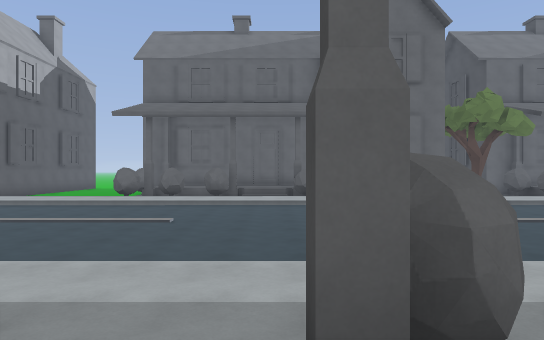
view 1 (above)

24 first-person views from a walk through a 3-D level made in the Godot game engine. The camera is 1.4 m above the floor, looks level and sees 75° across. The floor is counted in squares, 2 m on a side. Each view is taken from the middle of a square. On the plan, view 1 faces up. The plan holds only what a view shows up to about 11 squares ahead; the rest is blank. The place goes on beyond the plan. Surface patterns are stand-ins for the level's own textures.

view 2
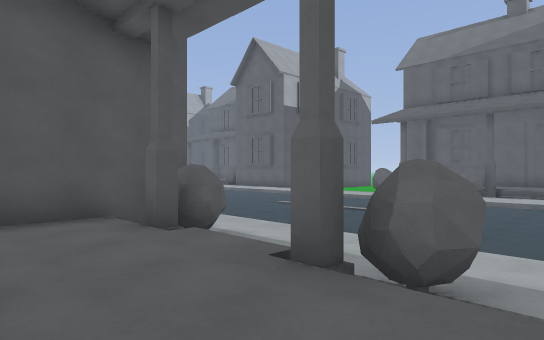

view 3
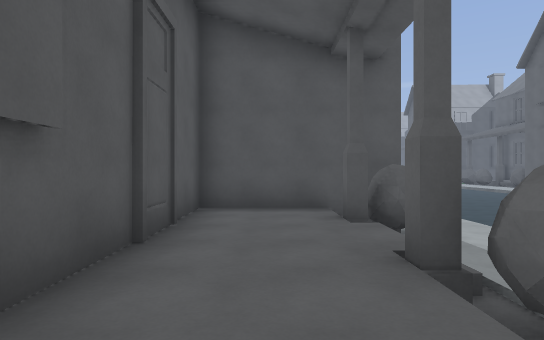

view 4
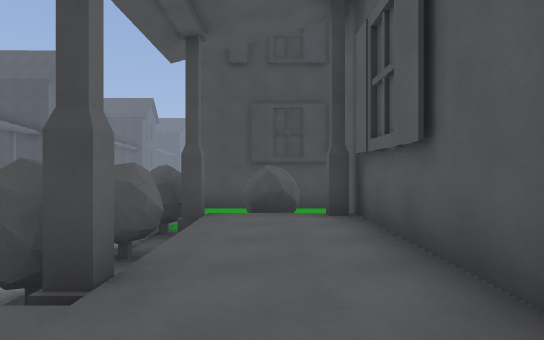

view 5
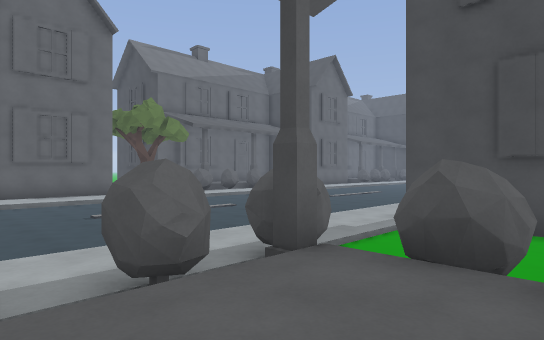

view 6
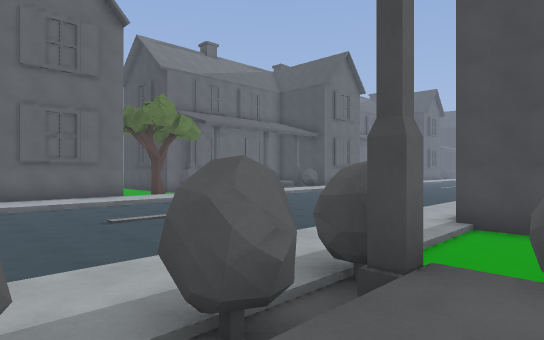

view 7
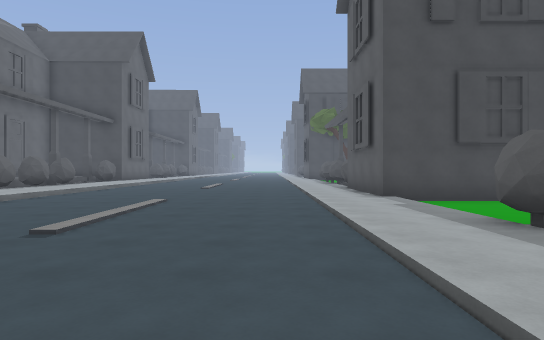

view 8
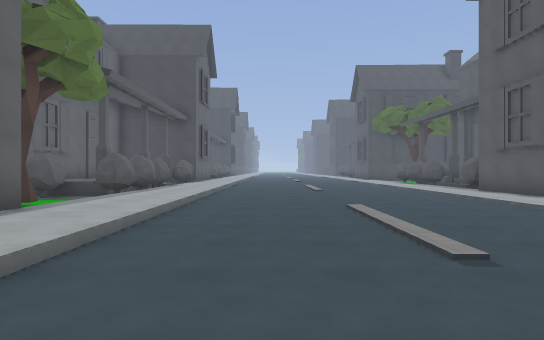

view 9
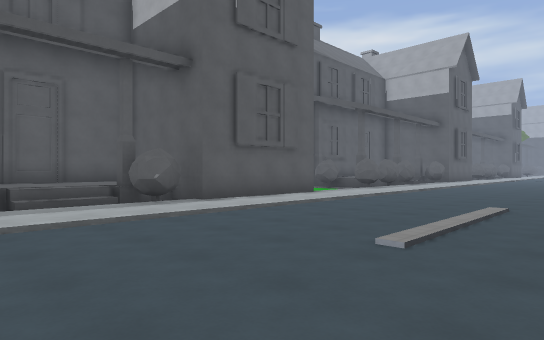

view 10
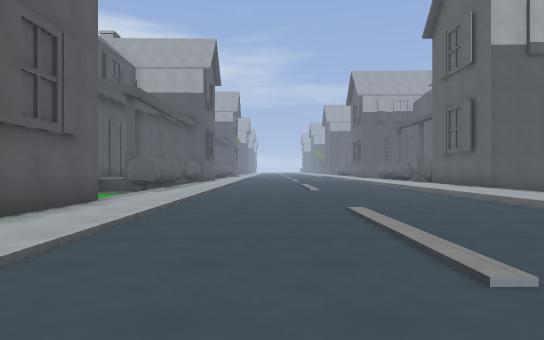

view 11
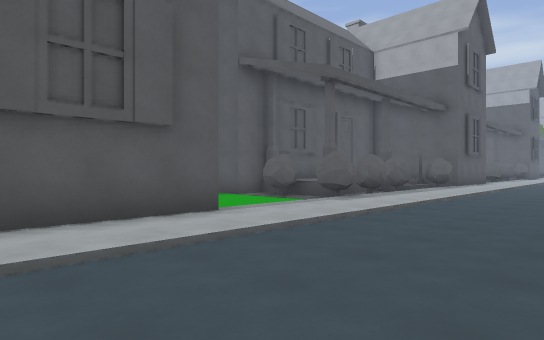

view 12
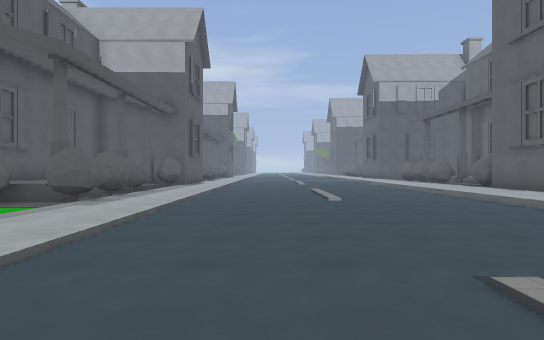

view 13
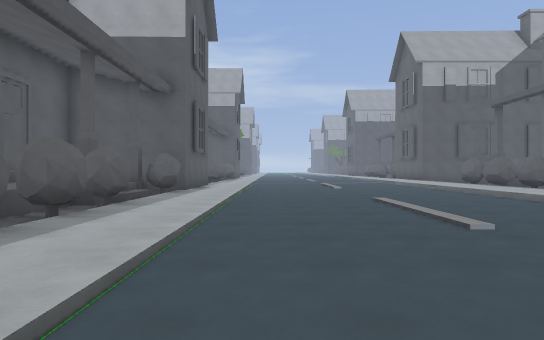

view 14
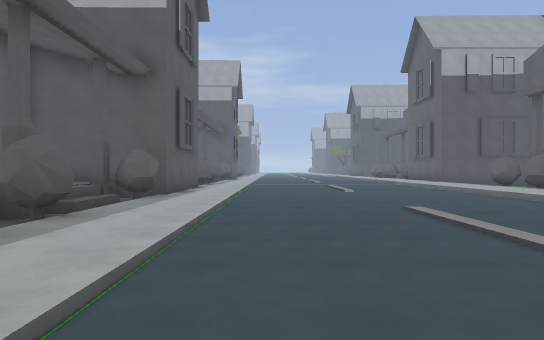

view 15
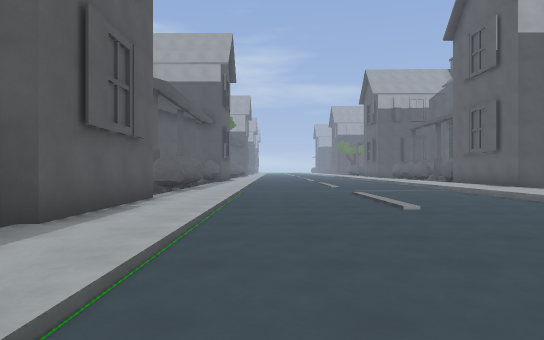

view 16
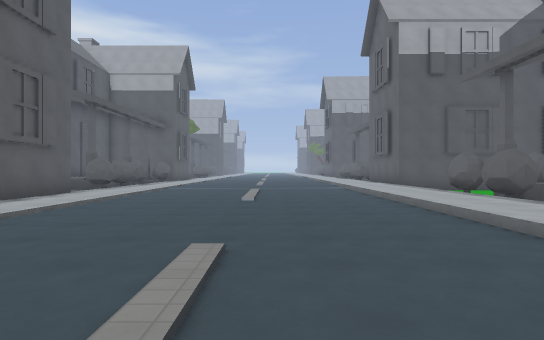

view 17
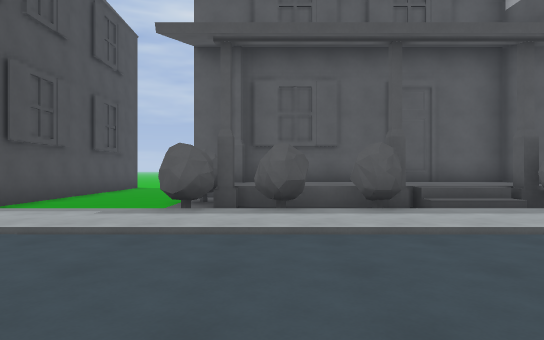

view 18
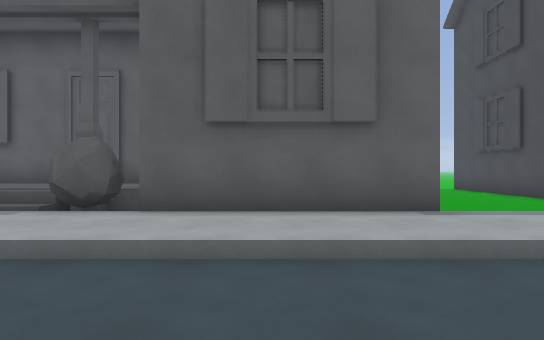

view 19
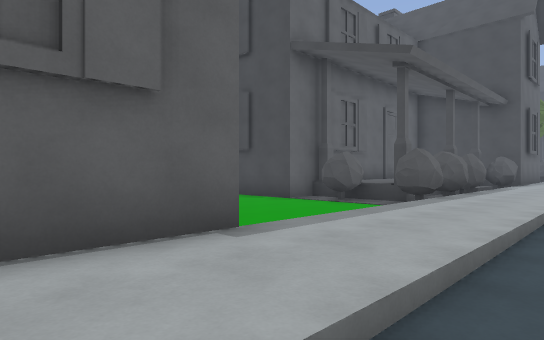

view 20
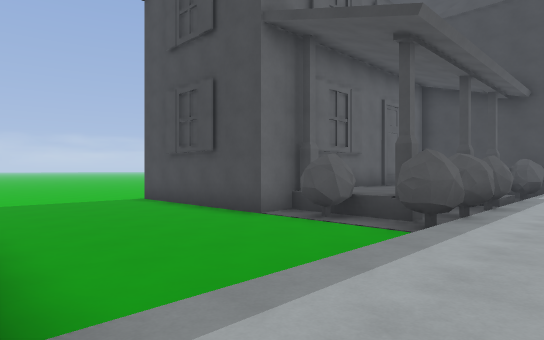

view 21
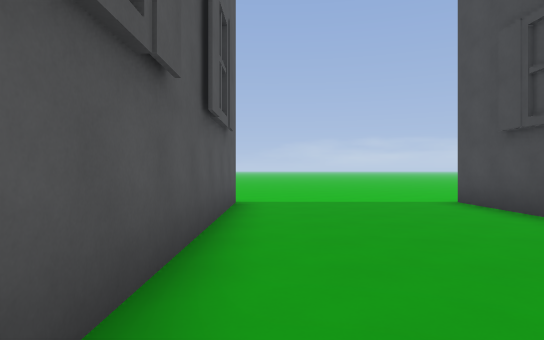

view 22
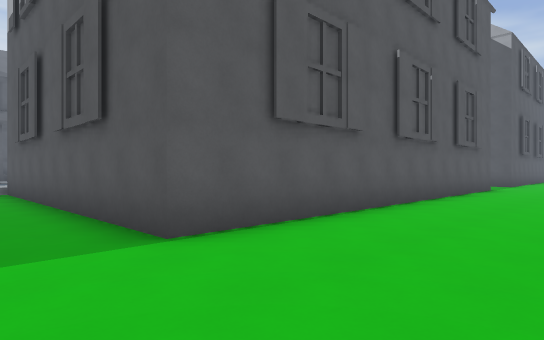

view 23
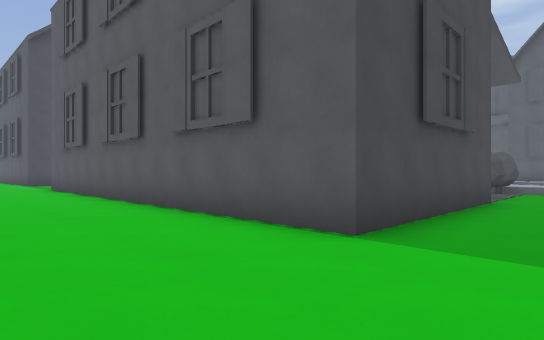

view 24
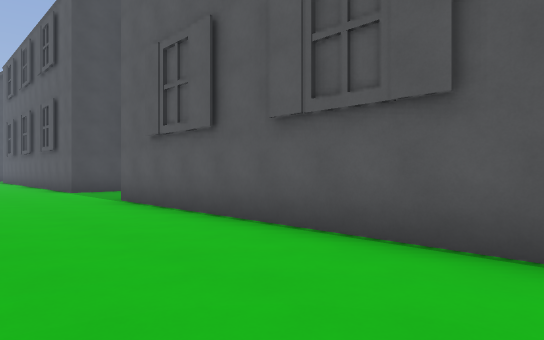

### Floor plan
Key: @ floor where view 1 was taken; # wall or solid block; x gap in a wall; . main floor; : floor 0.25 m higher than the main floor; + floor 0.75 m higher than the main floor; / step, stairs or slope; = window, fence, low wall or low ledge; ^ raised ledge; v drop or lower ground.
Columns run from 26 left of view 1 to 12 right of it. Each row starts with its distance up from view 1.
 25              .......... . ...
 24        ............................
 23      ................................
 22      ................................
 21      ###########....#############...#
 20                #....#
 19                #....#
 18                #....#
 17        ^^^^    #....## ^^^
 16        ++ +    #.....# +++           #
 15     #   + +    #.....#+++          .##
 14     # x /+#    #.....#            #..#
 13    .##.# /######.....##.#//######...###
 12 :::::::::::::::::::::::::::  ::::::::::
 11 :::::::::::::::::::::::::::: ::::::::::
 10 .......................................
  9 .......................................
  8 .......................................
  7 .......................................
  6 .......................................
  5 .......................................
  4 ///////////////////////////////////////
  3 .........//..............//............
  2 #//######//#/###///####x#//####////####
  1        ##++#=##....#  #v++/####....#
  0        #++++++##...#  ^+++@+++#....#
 -1        #++++++#....#  ^++++++#.  ..#
 -2        ^^^^^^^##...#   ^^^^^^ #    #

Where each view was taken, in squares from view 1:
view 1: 0 up, 0 right, facing up
view 2: 1 down, 2 right, facing up-left
view 3: 0 up, 3 right, facing left
view 4: 0 up, 2 left, facing right
view 5: 1 down, 1 right, facing up-right
view 6: 0 up, 1 right, facing up-right
view 7: 5 up, 0 right, facing right
view 8: 9 up, 1 right, facing right
view 9: 9 up, 1 right, facing down-left
view 10: 6 up, 0 right, facing left
view 11: 7 up, 4 left, facing down-left
view 12: 6 up, 4 left, facing left
view 13: 5 up, 8 left, facing left
view 14: 5 up, 10 left, facing left
view 15: 5 up, 15 left, facing left
view 16: 8 up, 13 left, facing left
view 17: 8 up, 13 left, facing down
view 18: 8 up, 13 left, facing up
view 19: 10 up, 13 left, facing up-right
view 20: 11 up, 11 left, facing up-right
view 21: 14 up, 10 left, facing up
view 22: 25 up, 9 left, facing down-left
view 23: 25 up, 8 left, facing down-right
view 24: 25 up, 2 left, facing down-right
